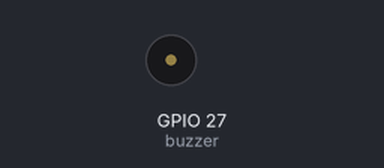
Recording of a program running on a simulated ESP32 board running MicroPython. Parts: buzzer (waves = sounding, pin HIGH).

Above: at 0.02 s.
Timing chart, 0 to 3.0 s (numbered marks = the images above):
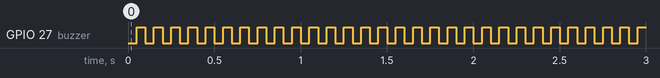

Measured:
- by itself, GPIO 27 (buzzer): alternates HIGH for 0.05 s and LOW for 0.05 s

The program:

2.3.Buzzer-withoutfunction.py
```python
from machine import Pin
from time import sleep

makerobo_Buzzer = 27    # 有源蜂鸣器管脚定义
timer=0.05

buzzer=Pin(makerobo_Buzzer,Pin.OUT)

buzzer.value(1)
while True:
    buzzer.value(0)     # 打开蜂鸣器控制
    sleep(timer)            # 延时时间
    buzzer.value(1)    # 关闭蜂鸣器控制
    sleep(timer)
```
